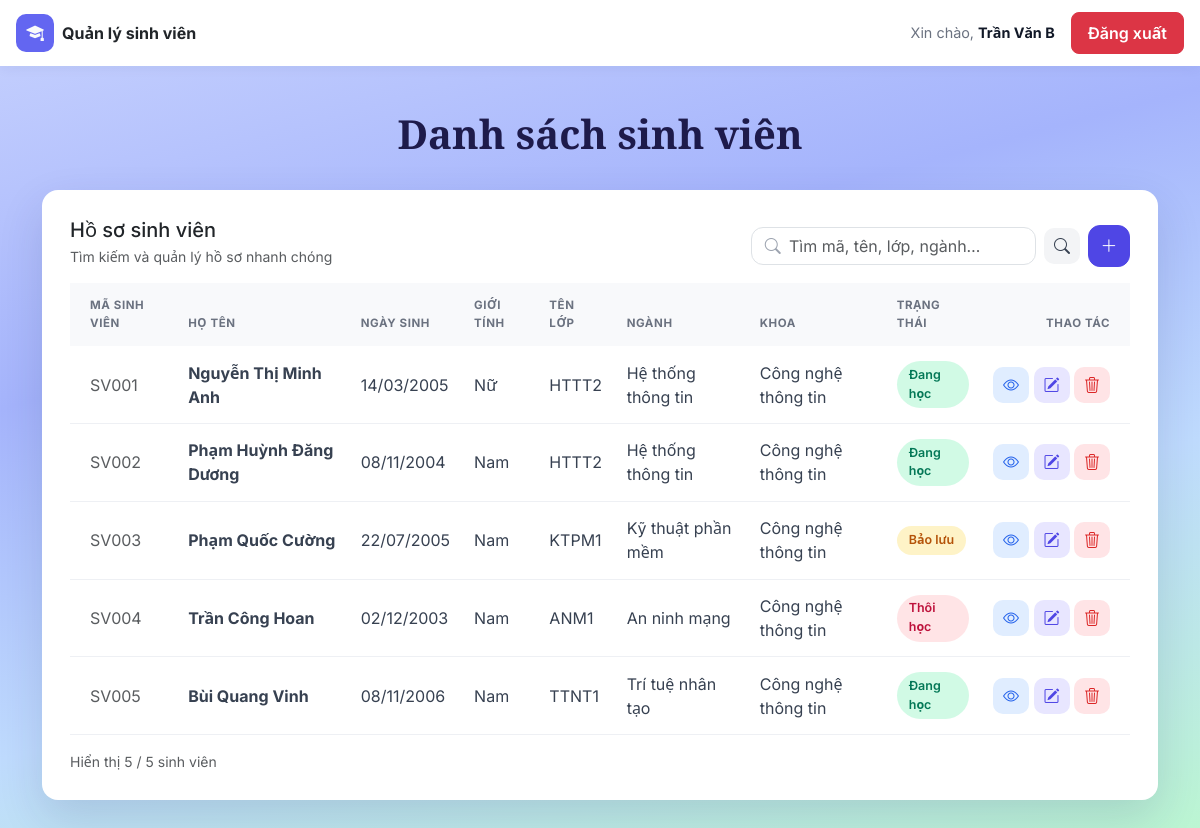
The page /public/?controller=student&action=index (signed in) on the database its author committed.
### tables this page shows
CREATE TABLE student (
    ma_sv VARCHAR(10) PRIMARY KEY,
    ho_ten VARCHAR(100) NOT NULL,
    ngay_sinh DATE NOT NULL,
    gioi_tinh VARCHAR(10) NOT NULL,
    ten_lop VARCHAR(50) NOT NULL,
    nganh VARCHAR(100) NOT NULL,
    khoa VARCHAR(100) NOT NULL,
    trang_thai VARCHAR(30) NOT NULL
);

### app/controllers/StudentController.php (called while the page is built, shortened)
<?php
require_once APP_ROOT . '/app/services/StudentService.php';
class StudentController
{
    public function index()
    {
        if (isset($_GET['q'])) {
            $q = is_string($_GET['q']) ? trim($_GET['q']) : '';
        } else {
            $q = '';
        }
        $studentService = new StudentService();
        $students = $studentService->getAll($q);
        $total = $studentService->countAll();
        if ($q != '') {
            $qParam = '&q=' . urlencode($q);
        } else {
            $qParam = '';
        }
        include APP_ROOT . '/app/views/student/index.php';
    }
}

### app/services/StudentService.php (called while the page is built, shortened)
<?php
require_once APP_ROOT . '/app/models/Student.php';
class StudentService
{
    public function getAll($q)
    {
        $students = [];
        $dbConnection = new DBConnection();
        $conn = $dbConnection->getConnection();
        $sql = "SELECT * FROM student";
        if ($q != '') {
            $like = '%' . $q . '%';
            $sql = $sql . " WHERE (ma_sv LIKE ? OR ho_ten LIKE ? OR ten_lop LIKE ? OR nganh LIKE ? OR khoa LIKE ?)";
            $stmt = $conn->prepare($sql);
            $stmt->execute([$like, $like, $like, $like, $like]);
        } else {
            $sql = $sql . " ORDER BY ma_sv";
            $stmt = $conn->prepare($sql);
            $stmt->execute();
        }
        while ($row = $stmt->fetch()) {
            $student = new Student($row['ma_sv'], $row['ho_ten'], $row['ngay_sinh'], $row['gioi_tinh'],
                                   $row['ten_lop'], $row['nganh'], $row['khoa'], $row['trang_thai']);
            $students[] = $student;
        }
        return $students;
    }
    public function countAll()
    {
        $dbConnection = new DBConnection();
        $conn = $dbConnection->getConnection();
        $stmt = $conn->prepare("SELECT COUNT(*) FROM student");
        $stmt->execute();
        return $stmt->fetchColumn();
    }
}

### app/models/Student.php (called while the page is built, shortened)
<?php
class Student
{
    public function __construct($ma_sv, $ho_ten, $ngay_sinh, $gioi_tinh, $ten_lop, $nganh, $khoa, $trang_thai)
    {
        $this->ma_sv = $ma_sv;
        $this->ho_ten = $ho_ten;
        $this->ngay_sinh = $ngay_sinh;
        $this->gioi_tinh = $gioi_tinh;
        $this->ten_lop = $ten_lop;
        $this->nganh = $nganh;
        $this->khoa = $khoa;
        $this->trang_thai = $trang_thai;
    }
    public static function formatDate($date)
    {
        return date_format(date_create($date), 'd/m/Y');
    }
}

### app/views/student/index.php (the view, shortened to what this page needs)
<!DOCTYPE html>
<html lang="vi">
<head>
    <link href="https://cdn.jsdelivr.net/npm/bootstrap@5.3.8/dist/css/bootstrap.min.css" rel="stylesheet">
    <link rel="stylesheet" href="https://cdn.jsdelivr.net/npm/bootstrap-icons@1.13.1/font/bootstrap-icons.min.css">
    <link rel="stylesheet" href="assets/css/style.css?v=<?= CSS_VERSION ?>">
</head>
<body class="dash-page">
<header class="topbar">
    <div class="container-fluid px-3 d-flex align-items-center justify-content-between">
        <div class="d-flex align-items-center gap-2">
            <div class="brand-icon">
                <a href="?controller=student&action=index">
                <i class="bi bi-mortarboard-fill"></i></a>
            </div>
            <span class="fw-bold">Quản lý sinh viên</span>
        </div>
        <div class="d-flex align-items-center gap-3">
            <span class="topbar-user">Xin chào, <strong><?= htmlspecialchars($_SESSION['user']['name'], ENT_QUOTES, 'UTF-8') ?></strong></span>
        <form method="post" action="<?= DOMAIN ?>?controller=user&action=logout" class="m-0">
            <button type="submit" class="btn btn-topbar">Đăng xuất</button>
        </form>
        </div>
    </div>
</header>
<section class="hero">
    <div class="container">
        <h1 class="hero-title text-center">Danh sách sinh viên</h1>
    </div>
</section>
<main class="container pb-5">
    <div class="card list-card">
        <div class="card-body">
            <div class="d-flex flex-wrap align-items-end justify-content-between gap-3 mb-3">
                <div>
                    <h2 class="h5 mb-1">Hồ sơ sinh viên</h2>
                    <div class="text-muted small">Tìm kiếm và quản lý hồ sơ nhanh chóng</div>
                </div>
                <div class="d-flex align-items-center gap-2">
                    <form method="get" action="index.php" class="d-flex align-items-center gap-2 mb-0">
                        <div class="search-box">
                            <input type="search" name="q" class="form-control"
                                   placeholder="Tìm mã, tên, lớp, ngành…"
                                   value="<?= htmlspecialchars($q, ENT_QUOTES, 'UTF-8') ?>">
                        </div>
                        <button type="submit" class="btn btn-icon btn-search" title="Tìm">
                            <i class="bi bi-search"></i>
                        </button>
                    </form>
                    <a href="?controller=student&action=add<?= $qParam ?>" class="btn btn-icon btn-indigo" title="Thêm sinh viên" aria-label="Thêm sinh viên">
                        <i class="bi bi-plus-lg"></i>
                    </a>
                </div>
            </div>
            <div class="table-responsive">
                <table class="table align-middle mb-0">
                    <thead>
                        <tr>
                            <th>Mã sinh viên</th>
                            <th>Họ tên</th>
                            <th>Ngày sinh</th>
                            <th>Giới tính</th>
                            <th>Tên lớp</th>
                            <th>Ngành</th>
                            <th>Khoa</th>
                            <th>Trạng thái</th>
                            <th class="text-end">Thao tác</th>
                        </tr>
                    </thead>
                    <tbody>
                        <?php if (empty($students)): ?>
                            <tr>
                                <td colspan="9" class="text-center text-muted py-4">
                                    Không tìm thấy sinh viên nào phù hợp.
                                </td>
                            </tr>
                        <?php else: ?>
                            <?php foreach ($students as $student): ?>
                                <?php
                                if ($student->trang_thai == 'Đang học') {
                                    $badge = 'badge-green';
                                } else if ($student->trang_thai == 'Bảo lưu') {
                                    $badge = 'badge-amber';
                                } else {
                                    $badge = 'badge-red';
                                }
                                ?>
                                <tr>
                                    <td class="text-muted"><?= $student->ma_sv ?></td>
                                    <td class="fw-bold"><?= $student->ho_ten ?></td>
                                    <td><?= Student::formatDate($student->ngay_sinh) ?></td>
                                    <td><?= $student->gioi_tinh ?></td>
                                    <td><?= $student->ten_lop ?></td>
                                    <td><?= $student->nganh ?></td>
                                    <td><?= $student->khoa ?></td>
                                    <td><span class="badge-status <?= $badge ?>"><?= $student->trang_thai ?></span></td>
                                    <td class="text-end text-nowrap">
                                        <a href="?controller=student&action=detail&id=<?= $student->ma_sv ?><?= $qParam ?>"
                                           class="btn btn-icon btn-view" title="Xem chi tiết"><i class="bi bi-eye"></i></a>
                                        <a href="?controller=student&action=edit&id=<?= $student->ma_sv ?><?= $qParam ?>"
                                           class="btn btn-icon btn-edit" title="Sửa"><i class="bi bi-pencil-square"></i></a>
                                        <button type="button" class="btn btn-icon btn-del delete-student-button"
                                                title="Xóa"
                                                data-student-id="<?= htmlspecialchars($student->ma_sv, ENT_QUOTES, 'UTF-8') ?>"
                                                data-student-name="<?= htmlspecialchars($student->ho_ten, ENT_QUOTES, 'UTF-8') ?>">
                                            <i class="bi bi-trash3"></i>
                                        </button>
                                    </td>
                                </tr>
                            <?php endforeach; ?>
                        <?php endif; ?>
                    </tbody>
                </table>
            </div>
            <div class="text-muted small mt-3">
                Hiển thị <?= count($students) ?> / <?= $total ?> sinh viên
            </div>
        </div>
    </div>
</main>
</body>
</html>

### public/assets/css/style.css (style rules this page uses)
:root { --indigo: #4f46e5; }
body { font-family: 'Inter', 'Segoe UI', system-ui, sans-serif; }
.btn-indigo { background: var(--indigo); border-color: var(--indigo); color: #fff; font-weight: 600; }
.form-control { border-radius: 12px; }
body.dash-page { background: linear-gradient(165deg, #c7d2fe 0%, #a5b4fc 35%, #bfdbfe 65%, #bbf7d0 100%); min-height: 100vh; }
.topbar { background: #fff; padding: 0.75rem 0; box-shadow: 0 2px 12px rgba(30, 35, 90, 0.06); }
.brand-icon, .auth-brand-icon { width: 38px; height: 38px; border-radius: 10px; background-color: #6366f1 !important; color: #fff !important; display: flex; align-items: center; justify-content: center; font-size: 1.1rem; transition: background-color 0.3s ease; }
.brand-icon a, .auth-brand-icon i { color: #F9FAFB !important; }
.topbar-user { color: #6b7280; font-size: 0.9rem; }
.topbar-user strong { color: #111827; }
.topbar .btn-topbar, .topbar button.btn-topbar { background: #dc3545 !important; background-color: #dc3545 !important; color: #fff !important; border: 1px solid #dc3545 !important; padding: 8px 16px; border-radius: 8px; cursor: pointer; font-weight: 600; text-decoration: none; transition: all 0.2s ease; }
.hero { padding: 2.5rem 0 1.5rem; }
.hero-title { font-family: 'Playfair Display', Georgia, serif; font-weight: 700; color: #1e1b4b; margin: 0.25rem 0 0.5rem; }
.list-card { border: 0; border-radius: 16px; box-shadow: 0 18px 45px rgba(30, 35, 90, 0.14); }
.list-card > .card-body { padding: 1.75rem; }
.search-box { position: relative; }
.search-box input { border-radius: 12px; padding-left: 2.3rem; min-width: 260px; }
.table > :not(caption) > * > * { padding: 0.9rem 0.75rem; }
.table th:first-child, .table td:first-child { padding-left: 1.25rem; }
.table th:last-child, .table td:last-child { padding-right: 1.25rem; }
.table thead th { text-transform: uppercase; font-size: 0.72rem; letter-spacing: 0.05em; color: #6b7280; font-weight: 700; background: #f8f9fb; border-bottom: 0; }
.table tbody td { border-color: #eef0f4; color: #374151; }
.btn-icon { width: 36px; height: 36px; padding: 0; display: inline-flex; align-items: center; justify-content: center; border-radius: 10px; }
.btn-indigo.btn-icon { width: 42px; height: 42px; border-radius: 12px; font-size: 1.05rem; }
.btn-search { background: #f3f4f6; color: #374151; }
.btn-view { background: #e0edff; color: #2563eb; }
.btn-edit { background: #e8e6ff; color: #4f46e5; }
.btn-del { background: #ffe4e6; color: #dc2626; }
.badge-status { display: inline-block; padding: 0.3rem 0.75rem; border-radius: 999px; font-size: 0.78rem; font-weight: 600; }
.badge-green { background: #d1fae5; color: #047857; }
.badge-amber { background: #fef3c7; color: #b45309; }
.badge-red { background: #ffe4e6; color: #be123c; }

### rows shown on the page
student: ma_sv "SV001", ho_ten "Nguyễn Thị Minh Anh", ngay_sinh "14/03/2005", gioi_tinh "Nữ", ten_lop "HTTT2", nganh "Hệ thống thông tin", khoa "Công nghệ thông tin", trang_thai "Đang học"
student: ma_sv "SV002", ho_ten "Phạm Huỳnh Đăng Dương", ngay_sinh "08/11/2004", gioi_tinh "Nam", ten_lop "HTTT2", nganh "Hệ thống thông tin", khoa "Công nghệ thông tin", trang_thai "Đang học"
student: ma_sv "SV003", ho_ten "Phạm Quốc Cường", ngay_sinh "22/07/2005", gioi_tinh "Nam", ten_lop "KTPM1", nganh "Kỹ thuật phần mềm", khoa "Công nghệ thông tin", trang_thai "Bảo lưu"
student: ma_sv "SV004", ho_ten "Trần Công Hoan", ngay_sinh "02/12/2003", gioi_tinh "Nam", ten_lop "ANM1", nganh "An ninh mạng", khoa "Công nghệ thông tin", trang_thai "Thôi học"
student: ma_sv "SV005", ho_ten "Bùi Quang Vinh", ngay_sinh "08/11/2006", gioi_tinh "Nam", ten_lop "TTNT1", nganh "Trí tuệ nhân tạo", khoa "Công nghệ thông tin", trang_thai "Đang học"

### other values the page prints
$_SESSION['user']['name'] "Trần Văn B"
count($students) "5"
$total "5"
